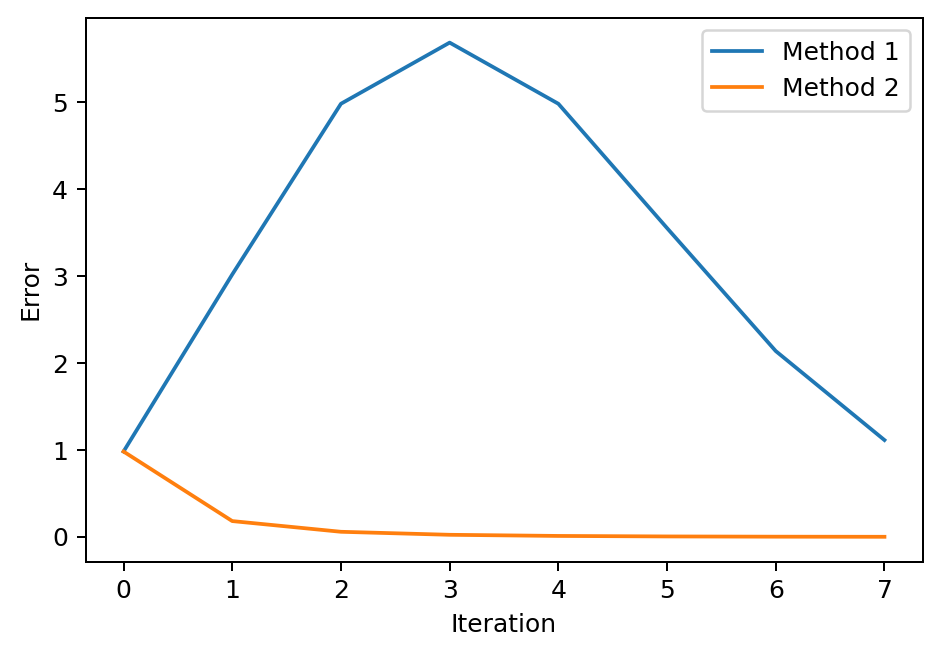

Generate this figure with Python:
from math import factorial
import matplotlib.pyplot as plt
import numpy as np

truth = np.exp(-4)
e1 = 0
e2 = 0
error1 = []
error2 = []

for k in range(0,8):
	e1 += ((-1.)**k)*(4.**k)/(factorial(k))
	e2 += (4**k)/(factorial(k))
	error1.append(abs(truth-e1))
	error2.append(abs(truth-1./e2))

plt.plot(error1,label='Method 1')
plt.plot(error2,label='Method 2')
plt.xlabel('Iteration')
plt.ylabel('Error')
plt.legend()
